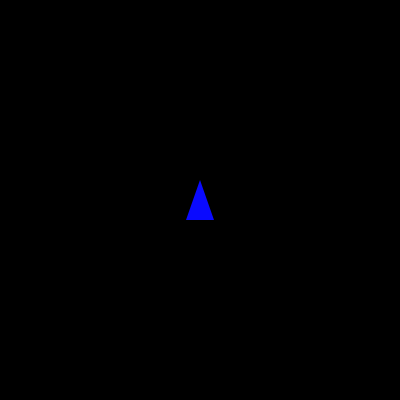
Frame 1 (no input)
Frame 60 (the mouse pressed at the canvas centre just before this capture): identical to frame 1, image omitted
Frame 120 (the mouse held since frame 60 and released just before this capture): identical to frame 1, image omitted

The Processing sketch that drew this single still picture (run headless with seeded random() and noise(); from frame 60 on, the mouse is pressed at the canvas centre):

// Processing sketch: sketch_140613_18
// ── sketch_140613_18.pde
float pos_x,pos_y;
float bx,by,br;
boolean bf;

void setup(){
  size(400,400);
  pos_x = width/2;
  pos_y = height/2;
  bx = 0;
  by = 0;
  br = 10;
  bf = false;
}

void draw(){
  background(0);
  noStroke();
  fill(10,10,255);
  if(keyPressed){
    if(keyCode == UP)pos_y -= 2;
    if(keyCode == LEFT)pos_x -= 2;
    if(keyCode == DOWN)pos_y += 2;
    if(keyCode == RIGHT)pos_x += 2;
  }
  triangle( pos_x,pos_y-20,pos_x-14,pos_y+20,pos_x+14,pos_y+20);
  if(bf){
    fill(255,255,0);
    ellipse(bx,by,br,br);
    by-=3;
    if(by < -br*2) bf = false;
  }
}

void mouseClicked(){
  if(bf == false){
    bx = mouseX;
    by = mouseY;
    bf = true;
  }
}
